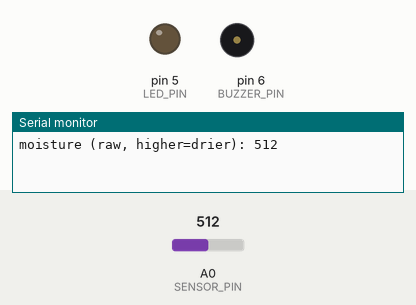
Recording of a sketch running on a simulated Arduino Uno, built with avr-gcc and run on an emulated ATmega328P. Parts: output pins drawn as LEDs (lit = HIGH), buzzer (waves = sounding), the last lines printed to the serial monitor. The inputs (shaded band) are chosen by the test bench; at power-on: A0 (SENSOR_PIN) = 512.

Above: at 1.2 s.
1.3 s: A0 (SENSOR_PIN) set to 584
3.4 s: A0 (SENSOR_PIN) set to 608
At 4.4 s:
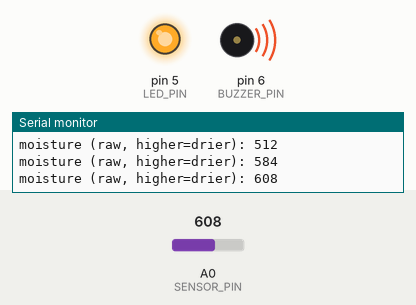
At 5.2 s:
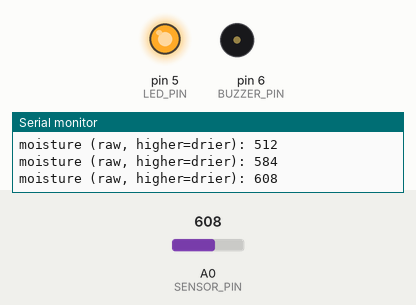
Timing chart, 0 to 6.7 s (numbered marks = the images above; inputs shaded):
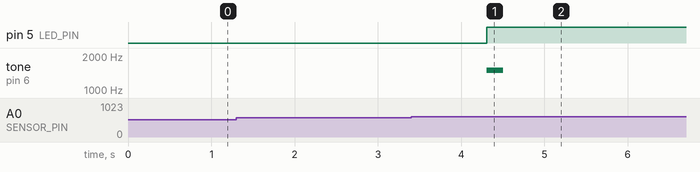

The sketch:

soil_moisture_alert.ino
```cpp
/*
  Soil Moisture Plant Alert
  ---------------------------
  Averages a capacitive soil sensor reading and alerts (LED + one chirp)
  when the soil dries out. Board: Arduino Uno Q (3.3V logic).
*/

const uint8_t SENSOR_PIN = A0;
const uint8_t LED_PIN = 5;
const uint8_t BUZZER_PIN = 6;

// Calibrate these against your own sensor: dip in water vs. dry air/soil.
// Capacitive sensors read HIGHER when drier.
const int DRY_THRESHOLD = 600;
const uint8_t SAMPLES = 10;

bool alerting = false;

void setup() {
  pinMode(LED_PIN, OUTPUT);
  pinMode(BUZZER_PIN, OUTPUT);
  Serial.begin(9600);
}

void loop() {
  int level = readAveraged();
  Serial.print("moisture (raw, higher=drier): ");
  Serial.println(level);

  bool isDry = level > DRY_THRESHOLD;

  if (isDry && !alerting) {
    alerting = true;
    digitalWrite(LED_PIN, HIGH);
    tone(BUZZER_PIN, 1500, 200); // one short chirp, non-blocking
  } else if (!isDry && alerting) {
    alerting = false;
    digitalWrite(LED_PIN, LOW);
  }

  delay(2000); // soil moisture changes slowly; no need to poll fast
}

// Soil readings are noisy; averaging several samples smooths that out.
int readAveraged() {
  long sum = 0;
  for (uint8_t i = 0; i < SAMPLES; i++) {
    sum += analogRead(SENSOR_PIN);
    delay(10);
  }
  return sum / SAMPLES;
}
```

Measured:
- the behaviour switches between 600 and 601 on A0 (SENSOR_PIN) (found by bisection; images 0 and 1)
- after the input at 3.4 s, pin 5 (LED_PIN): LOW → HIGH after 0.90 s; tone on pin 6 (BUZZER_PIN): silent → 1500 Hz after 0.90 s, → silent 0.20 s later
